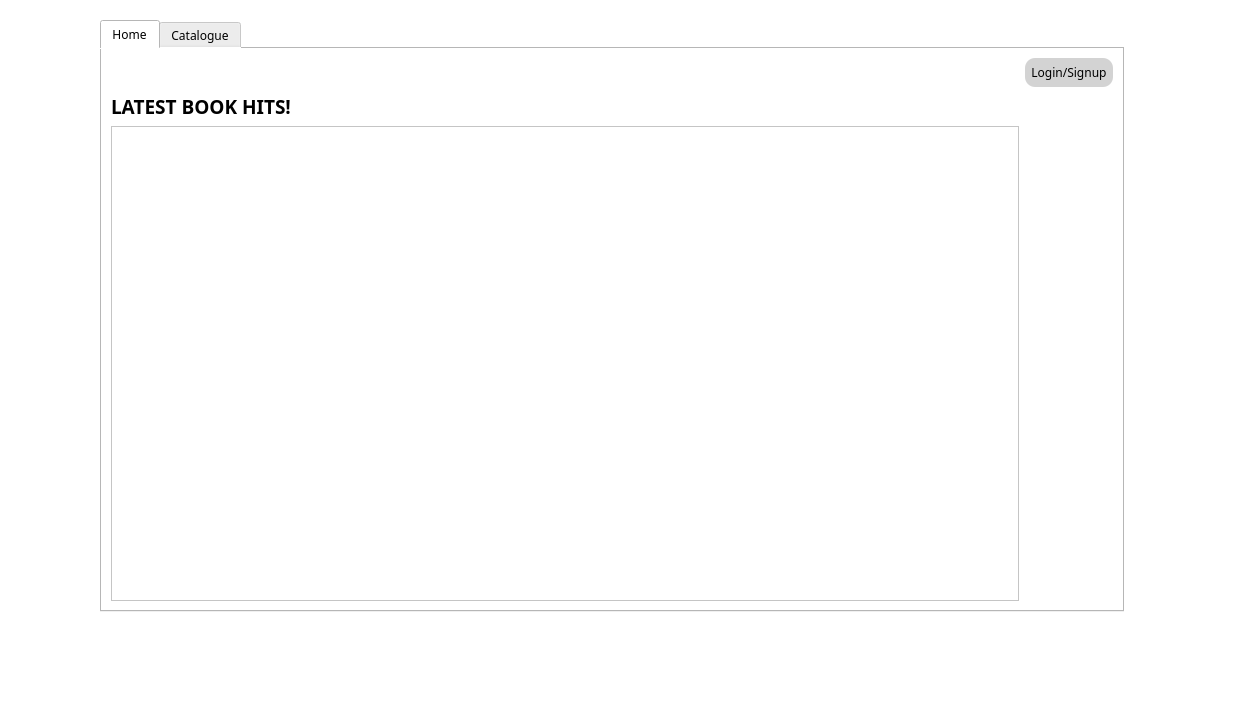
<?xml version="1.0" encoding="UTF-8"?>
<ui version="4.0">
 <class>MainWindow</class>
 <widget class="QMainWindow" name="MainWindow">
  <property name="geometry">
   <rect>
    <x>0</x>
    <y>0</y>
    <width>1249</width>
    <height>716</height>
   </rect>
  </property>
  <property name="windowTitle">
   <string>Yoobe Libray System</string>
  </property>
  <property name="windowIcon">
   <iconset>
    <normalon>:/images/favicon.ico</normalon>
   </iconset>
  </property>
  <property name="styleSheet">
   <string notr="true">*{
background-color:rgb(255, 255, 255);
font-family: cenury gothic, sans-serif;

}

QFrame{
background-color: #FFFFFF;

}</string>
  </property>
  <widget class="QWidget" name="centralwidget">
   <property name="autoFillBackground">
    <bool>false</bool>
   </property>
   <widget class="QTabWidget" name="tabWidget">
    <property name="geometry">
     <rect>
      <x>100</x>
      <y>20</y>
      <width>1024</width>
      <height>592</height>
     </rect>
    </property>
    <property name="currentIndex">
     <number>0</number>
    </property>
    <widget class="QWidget" name="Home">
     <attribute name="title">
      <string>Home</string>
     </attribute>
     <layout class="QGridLayout" name="gridLayout_3">
      <item row="0" column="1">
       <widget class="QPushButton" name="login">
        <property name="styleSheet">
         <string notr="true">*{
background-color:rgb(255, 255, 255);
font-family: cenury gothic, sans-serif;

}
QPushButton#login{
background-color: #d3d3d3;
border-width: 2px;
border-radius: 10px;
border-color: black;
min-width: 10em;
padding: 6px;
}</string>
        </property>
        <property name="text">
         <string>Login/Signup</string>
        </property>
       </widget>
      </item>
      <item row="2" column="0">
       <widget class="QTextBrowser" name="textBrowser">
        <property name="html">
         <string>&lt;!DOCTYPE HTML PUBLIC &quot;-//W3C//DTD HTML 4.0//EN&quot; &quot;http://www.w3.org/TR/REC-html40/strict.dtd&quot;&gt;
&lt;html&gt;&lt;head&gt;&lt;meta name=&quot;qrichtext&quot; content=&quot;1&quot; /&gt;&lt;style type=&quot;text/css&quot;&gt;
p, li { white-space: pre-wrap; }
&lt;/style&gt;&lt;/head&gt;&lt;body style=&quot; font-family:'cenury gothic','sans-serif'; font-size:8.25pt; font-weight:400; font-style:normal;&quot;&gt;
&lt;p style=&quot; margin-top:0px; margin-bottom:0px; margin-left:0px; margin-right:0px; -qt-block-indent:0; text-indent:0px;&quot;&gt;&lt;img src=&quot;:/images/top-books.png&quot; /&gt;&lt;/p&gt;&lt;/body&gt;&lt;/html&gt;</string>
        </property>
       </widget>
      </item>
      <item row="0" column="0">
       <widget class="QLabel" name="img">
        <property name="text">
         <string/>
        </property>
        <property name="pixmap">
         <pixmap resource="images.qrc">:/images/yoobee-logo.png</pixmap>
        </property>
       </widget>
      </item>
      <item row="1" column="0">
       <widget class="QLabel" name="label_3">
        <property name="font">
         <font>
          <family>cenury gothic</family>
          <pointsize>14</pointsize>
          <weight>75</weight>
          <bold>true</bold>
         </font>
        </property>
        <property name="text">
         <string>LATEST BOOK HITS!</string>
        </property>
       </widget>
      </item>
      <item row="2" column="0">
       <widget class="QTextBrowser" name="textBrowser">
        <property name="html">
         <string>&lt;!DOCTYPE HTML PUBLIC &quot;-//W3C//DTD HTML 4.0//EN&quot; &quot;http://www.w3.org/TR/REC-html40/strict.dtd&quot;&gt;
&lt;html&gt;&lt;head&gt;&lt;meta name=&quot;qrichtext&quot; content=&quot;1&quot; /&gt;&lt;style type=&quot;text/css&quot;&gt;
p, li { white-space: pre-wrap; }
&lt;/style&gt;&lt;/head&gt;&lt;body style=&quot; font-family:'cenury gothic','sans-serif'; font-size:8.25pt; font-weight:400; font-style:normal;&quot;&gt;
&lt;p style=&quot; margin-top:0px; margin-bottom:0px; margin-left:0px; margin-right:0px; -qt-block-indent:0; text-indent:0px;&quot;&gt;&lt;img src=&quot;:/images/top-books.png&quot; /&gt;&lt;/p&gt;&lt;/body&gt;&lt;/html&gt;</string>
        </property>
       </widget>
      </item>
     </layout>
    </widget>
    <widget class="QWidget" name="Test">
     <attribute name="title">
      <string>Catalogue</string>
     </attribute>
     <layout class="QVBoxLayout" name="verticalLayout">
      <item>
       <widget class="QLineEdit" name="searchBar">
        <property name="placeholderText">
         <string>Search our catalogue</string>
        </property>
       </widget>
      </item>
      <item>
       <widget class="QScrollArea" name="scrollArea">
        <property name="styleSheet">
         <string notr="true"/>
        </property>
        <property name="widgetResizable">
         <bool>true</bool>
        </property>
        <widget class="QWidget" name="scrollAreaWidgetContents">
         <property name="geometry">
          <rect>
           <x>0</x>
           <y>0</y>
           <width>998</width>
           <height>520</height>
          </rect>
         </property>
        </widget>
       </widget>
      </item>
     </layout>
    </widget>
   </widget>
  </widget>
  <widget class="QMenuBar" name="menubar">
   <property name="geometry">
    <rect>
     <x>0</x>
     <y>0</y>
     <width>1249</width>
     <height>20</height>
    </rect>
   </property>
  </widget>
  <widget class="QStatusBar" name="statusbar"/>
 </widget>
 <resources>
  <include location="images.qrc"/>
 </resources>
 <connections/>
</ui>
